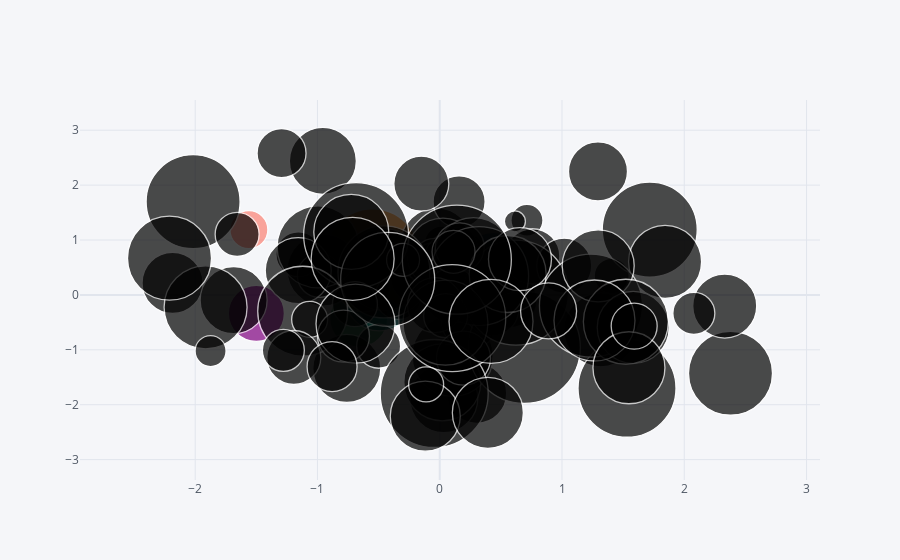

The notebook cell this image was saved under:
### Code cell
df.iplot(kind='bubble', x='A',y='B', size='C')
